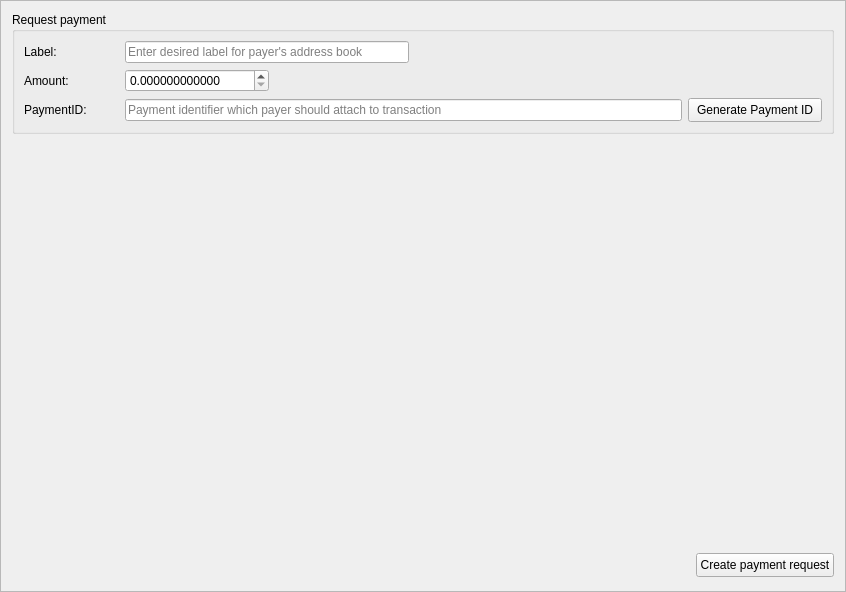
<?xml version="1.0" encoding="UTF-8"?>
<ui version="4.0">
 <class>ReceiveFrame</class>
 <widget class="QFrame" name="ReceiveFrame">
  <property name="geometry">
   <rect>
    <x>0</x>
    <y>0</y>
    <width>846</width>
    <height>592</height>
   </rect>
  </property>
  <property name="windowTitle">
   <string>Frame</string>
  </property>
  <property name="frameShape">
   <enum>QFrame::StyledPanel</enum>
  </property>
  <property name="frameShadow">
   <enum>QFrame::Raised</enum>
  </property>
  <layout class="QVBoxLayout" name="verticalLayout">
   <item>
    <widget class="QFrame" name="m_requestPaymentFrame">
     <property name="minimumSize">
      <size>
       <width>0</width>
       <height>0</height>
      </size>
     </property>
     <layout class="QVBoxLayout" name="verticalLayout_3">
      <property name="spacing">
       <number>0</number>
      </property>
      <property name="leftMargin">
       <number>0</number>
      </property>
      <property name="topMargin">
       <number>0</number>
      </property>
      <property name="rightMargin">
       <number>0</number>
      </property>
      <item>
       <widget class="QGroupBox" name="groupBox">
        <property name="title">
         <string>Request payment</string>
        </property>
        <layout class="QGridLayout" name="gridLayout">
         <item row="0" column="3" colspan="3">
          <spacer name="horizontalSpacer_3">
           <property name="orientation">
            <enum>Qt::Horizontal</enum>
           </property>
           <property name="sizeHint" stdset="0">
            <size>
             <width>361</width>
             <height>20</height>
            </size>
           </property>
          </spacer>
         </item>
         <item row="2" column="0">
          <widget class="QLabel" name="label_6">
           <property name="text">
            <string>PaymentID:</string>
           </property>
          </widget>
         </item>
         <item row="0" column="0">
          <widget class="QLabel" name="label_7">
           <property name="text">
            <string>Label:</string>
           </property>
          </widget>
         </item>
         <item row="1" column="0">
          <widget class="QLabel" name="label_3">
           <property name="text">
            <string>Amount:</string>
           </property>
          </widget>
         </item>
         <item row="0" column="1" colspan="2">
          <widget class="QLineEdit" name="m_payerLabel">
           <property name="maxLength">
            <number>64</number>
           </property>
           <property name="placeholderText">
            <string>Enter desired label for payer's address book</string>
           </property>
          </widget>
         </item>
         <item row="2" column="5">
          <widget class="QPushButton" name="m_generatePaymentIdButton">
           <property name="minimumSize">
            <size>
             <width>0</width>
             <height>24</height>
            </size>
           </property>
           <property name="baseSize">
            <size>
             <width>0</width>
             <height>24</height>
            </size>
           </property>
           <property name="text">
            <string>Generate Payment ID</string>
           </property>
          </widget>
         </item>
         <item row="1" column="1">
          <widget class="QDoubleSpinBox" name="m_requestAmountSpin">
           <property name="sizePolicy">
            <sizepolicy hsizetype="Minimum" vsizetype="Fixed">
             <horstretch>0</horstretch>
             <verstretch>0</verstretch>
            </sizepolicy>
           </property>
           <property name="minimumSize">
            <size>
             <width>0</width>
             <height>0</height>
            </size>
           </property>
           <property name="baseSize">
            <size>
             <width>150</width>
             <height>0</height>
            </size>
           </property>
           <property name="locale">
            <locale language="English" country="UnitedStates"/>
           </property>
           <property name="suffix">
            <string/>
           </property>
           <property name="decimals">
            <number>12</number>
           </property>
           <property name="minimum">
            <double>0.000000000000000</double>
           </property>
           <property name="maximum">
            <double>999999999999999.000000000000000</double>
           </property>
           <property name="singleStep">
            <double>1.000000000000000</double>
           </property>
           <property name="value">
            <double>0.000000000000000</double>
           </property>
          </widget>
         </item>
         <item row="2" column="1" colspan="4">
          <widget class="QLineEdit" name="m_requestPaymentIdEdit">
           <property name="maxLength">
            <number>64</number>
           </property>
           <property name="placeholderText">
            <string>Payment identifier which payer should attach to transaction</string>
           </property>
          </widget>
         </item>
         <item row="1" column="2" colspan="4">
          <spacer name="horizontalSpacer_4">
           <property name="orientation">
            <enum>Qt::Horizontal</enum>
           </property>
           <property name="sizeHint" stdset="0">
            <size>
             <width>547</width>
             <height>20</height>
            </size>
           </property>
          </spacer>
         </item>
        </layout>
       </widget>
      </item>
     </layout>
    </widget>
   </item>
   <item>
    <spacer name="verticalSpacer">
     <property name="orientation">
      <enum>Qt::Vertical</enum>
     </property>
     <property name="sizeHint" stdset="0">
      <size>
       <width>20</width>
       <height>40</height>
      </size>
     </property>
    </spacer>
   </item>
   <item>
    <widget class="QFrame" name="m_bottomButtonsFrame">
     <property name="sizePolicy">
      <sizepolicy hsizetype="Expanding" vsizetype="Preferred">
       <horstretch>0</horstretch>
       <verstretch>0</verstretch>
      </sizepolicy>
     </property>
     <property name="minimumSize">
      <size>
       <width>0</width>
       <height>29</height>
      </size>
     </property>
     <property name="frameShape">
      <enum>QFrame::NoFrame</enum>
     </property>
     <property name="frameShadow">
      <enum>QFrame::Raised</enum>
     </property>
     <layout class="QHBoxLayout" name="horizontalLayout">
      <property name="leftMargin">
       <number>0</number>
      </property>
      <property name="topMargin">
       <number>0</number>
      </property>
      <property name="rightMargin">
       <number>0</number>
      </property>
      <property name="bottomMargin">
       <number>0</number>
      </property>
      <item>
       <spacer name="horizontalSpacer">
        <property name="orientation">
         <enum>Qt::Horizontal</enum>
        </property>
        <property name="sizeHint" stdset="0">
         <size>
          <width>40</width>
          <height>20</height>
         </size>
        </property>
       </spacer>
      </item>
      <item>
       <widget class="QPushButton" name="m_createPaymentRequest">
        <property name="minimumSize">
         <size>
          <width>0</width>
          <height>24</height>
         </size>
        </property>
        <property name="baseSize">
         <size>
          <width>0</width>
          <height>24</height>
         </size>
        </property>
        <property name="text">
         <string>Create payment request</string>
        </property>
        <property name="icon">
         <iconset resource="../../resources.qrc">
          <normaloff>:/icons/qrcode</normaloff>:/icons/qrcode</iconset>
        </property>
       </widget>
      </item>
     </layout>
    </widget>
   </item>
  </layout>
 </widget>
 <tabstops>
  <tabstop>m_payerLabel</tabstop>
  <tabstop>m_requestAmountSpin</tabstop>
  <tabstop>m_requestPaymentIdEdit</tabstop>
  <tabstop>m_generatePaymentIdButton</tabstop>
 </tabstops>
 <resources>
  <include location="../../resources.qrc"/>
 </resources>
 <connections>
  <connection>
   <sender>m_generatePaymentIdButton</sender>
   <signal>clicked()</signal>
   <receiver>ReceiveFrame</receiver>
   <slot>generatePaymentIdClicked()</slot>
   <hints>
    <hint type="sourcelabel">
     <x>736</x>
     <y>161</y>
    </hint>
    <hint type="destinationlabel">
     <x>422</x>
     <y>295</y>
    </hint>
   </hints>
  </connection>
  <connection>
   <sender>m_createPaymentRequest</sender>
   <signal>clicked()</signal>
   <receiver>ReceiveFrame</receiver>
   <slot>createRequestPaymentClicked()</slot>
   <hints>
    <hint type="sourcelabel">
     <x>736</x>
     <y>191</y>
    </hint>
    <hint type="destinationlabel">
     <x>422</x>
     <y>295</y>
    </hint>
   </hints>
  </connection>
 </connections>
 <slots>
  <slot>copyAddress()</slot>
  <slot>generatePaymentIdClicked()</slot>
  <slot>createRequestPaymentClicked()</slot>
 </slots>
</ui>
